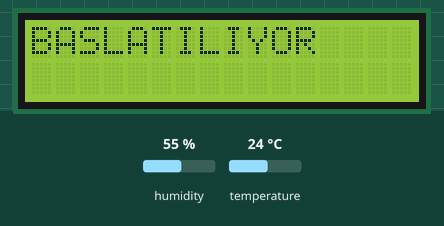
Bench run of a sketch on a simulated ESP8266 (NodeMCU). Parts: 16×2 character LCD. Inputs (shaded band) come from the test bench; at power-on: humidity 55 %, temperature 24 °C. WiFi joins after 1.5 s; servers stay silent unless stated; uploads are accepted with an empty reply; what the sketch prints to the serial monitor is not drawn.

Above: at 0.1 s.
At 2.3 s:
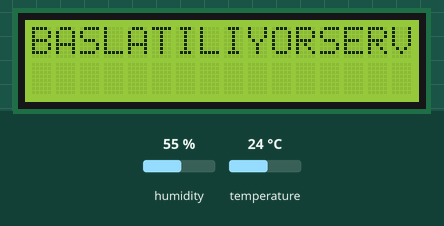
At 7.3 s:
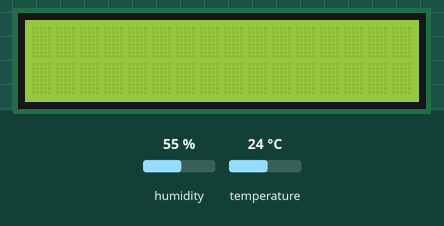

Measured:
- what the display in image 1 shows lasts 5.0 s, from 2.2 s to 7.2 s
- what the display in image 2 shows lasts 0.7 s, from 7.2 s to 7.9 s

The sketch:

NodemcuRamazan.ino
```cpp
#include <Wire.h>
#include <LiquidCrystal_I2C.h>
#include <ESP8266WiFi.h>
#include <ESP8266HTTPClient.h>
#include "DHT.h"

const char *ssid =  "SSID";     // Buraya modem bilgilerinizi yazıyorsunu büyük küçük harfe duyarlıdır
const char *pass =  "PAROLA";

// Set the LCD address to 0x27 for a 16 chars and 2 line display
LiquidCrystal_I2C lcd(0x27, 16, 2);

WiFiClient client;


#define DHTTYPE DHT11   // DHT 11
uint8_t DHTPin = D4;
DHT dht(DHTPin, DHTTYPE);
float Temperature;
float Humidity;

void setup()
{
      pinMode(DHTPin, INPUT);
      dht.begin();
      lcd.begin();
      lcd.print("BASLATILIYOR");
      lcd.backlight();
      Serial.begin(9600);

      Serial.println("Connecting to ");
      Serial.println(ssid);

       WiFi.begin(ssid, pass);
       while (WiFi.status() != WL_CONNECTED)
          {
            delay(500);
            Serial.print(".");
          }
      Serial.println("");
      Serial.println("WiFi connected");
      Serial.println("IP address: ");
      Serial.println(WiFi.localIP());
}

void loop()
{

  Temperature = dht.readTemperature(); // Gets the values of the temperature
  Humidity = dht.readHumidity(); // Gets the values of the humidity

if (WiFi.status() == WL_CONNECTED) {
  HTTPClient httpsaat;
  String saat = "http://siteadi.com/nodemcu.php";
  httpsaat.begin(saat);
  int httpCode = httpsaat.GET();

  HTTPClient httpdata;
  String data = "http://siteadi.com/nodemcu.php?v=1";
  httpdata.begin(data);
  int httpCodem = httpdata.GET();

   HTTPClient httpiftar;
  String dataiftar = "http://siteadi.com/nodemcu.php?v=2";
  httpiftar.begin(dataiftar);
  int httpCodeiftar = httpiftar.GET();

  if (httpCode == 200) {

    String payload = httpsaat.getString();   //Get the request response payload
    String responseSaat = (payload.c_str());

    String payloaddata = httpdata.getString();   //Get the request response payload
    String responseData = (payloaddata.c_str());

    String payloadiftar = httpiftar.getString();   //Get the request response payload
    String responseiftar = (payloadiftar.c_str());

    lcd.clear();
    lcd.setCursor(0, 0);
    lcd.print(responseSaat);

    lcd.setCursor(0, 1);
    lcd.print(Temperature);
    lcd.print("C NEM: ");
    lcd.print(Humidity);

     delay(3000);
    lcd.clear();
    lcd.setCursor(0, 0);
    lcd.print(responseData);
    lcd.setCursor(0, 1);
    lcd.print(responseiftar);

    Serial.println(responseData);

  delay(3000);
  }else{
      lcd.print("SERVER HATASI");
      delay(5000);
      lcd.clear();
    }

}else{
  lcd.print("Baglanamadi...");
  delay(5000);
  lcd.clear();
  }

}
```
